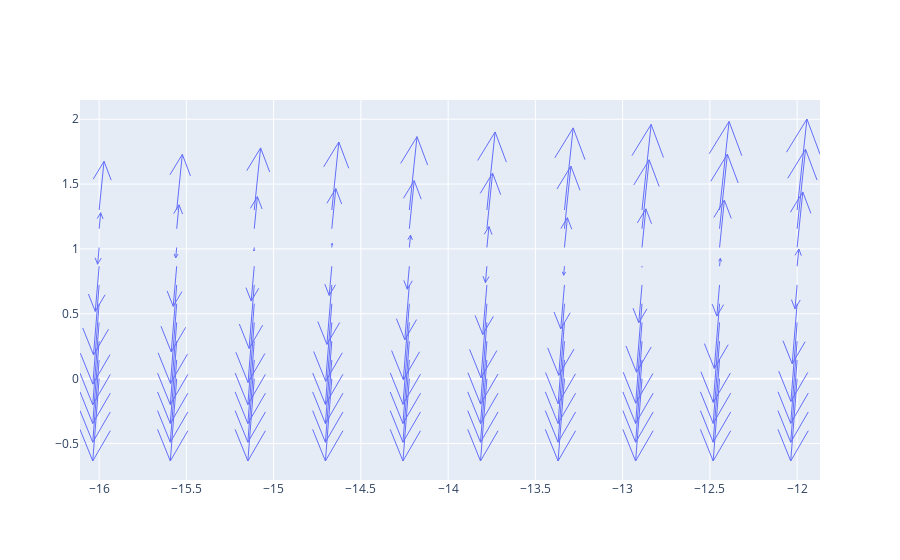

Notebook code for this chart:
### Markdown cell above
We can also plot the gradient using a quiver plot:

### Code cell
import plotly.graph_objects as go
import plotly.figure_factory as ff


num_points = 10
uvalues = np.linspace(-16, -12, num_points)
vvalues = np.linspace(0, 1.3, num_points)
(u,v) = np.meshgrid(uvalues, vvalues)
betas = np.vstack((u.flatten(),v.flatten()))

gradients = np.array([risk_gradient(b, X_1f_train, y_train) for b in betas.T])
gradients_u = np.reshape(gradients[:, 0], u.shape)
gradients_v = np.reshape(gradients[:, 1], u.shape)

fig = ff.create_quiver(u, v, gradients_u, gradients_v,
                       scale=.1,
                       arrow_scale=.4,
                       name='quiver',
                       line_width=1)

fig.show()

### Figure 1 — Plotly figure (JSON) as saved in the notebook; plotly's stock layout.template omitted (floating-point values rounded to 4 significant figures; data arrays with more than 128 entries replaced by an {"elided": "..."} marker saying what was removed)
{"data": [{"line": {"width": 1}, "mode": "lines", "name": "quiver", "type": "scatter", "x": {"elided": "700 float values"}, "y": {"elided": "700 float values"}}], "layout": {"hovermode": "closest"}}
